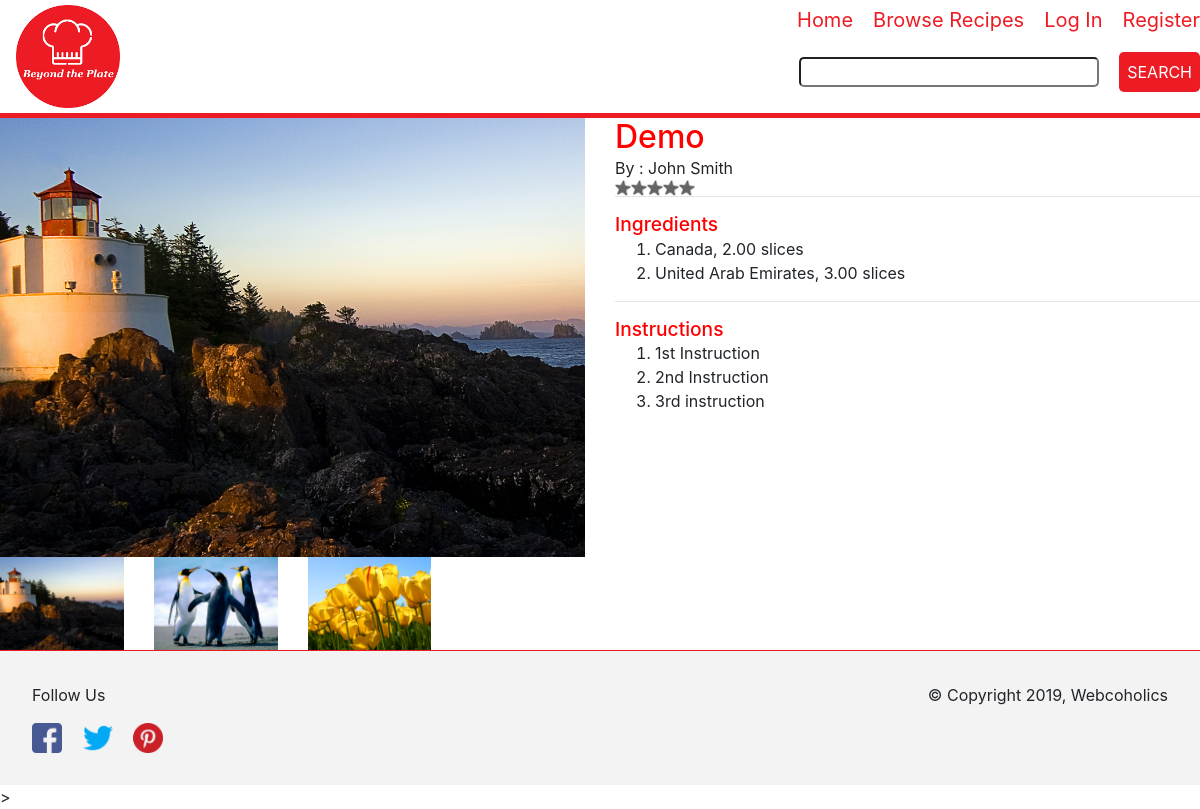
The page /recipedetails.php?id=1554742010 on the database its author committed.
### tables this page shows
CREATE TABLE `recipes` (
  `id` int(10) NOT NULL,
  `name` varchar(100) NOT NULL,
  `user_id` int(10) NOT NULL,
  `description` varchar(2000) NOT NULL,
  `category` int(2) NOT NULL,
  `is_deleted` int(1) NOT NULL DEFAULT '0',
  `created_date` int(10) NOT NULL,
  `modified_date` int(10) NOT NULL
);

CREATE TABLE `users` (
  `id` int(10) NOT NULL,
  `email` varchar(50) NOT NULL,
  `password` varchar(255) NOT NULL,
  `first_name` varchar(50) NOT NULL,
  `last_name` varchar(50) NOT NULL,
  `last_login` int(10) NOT NULL,
  `role` int(1) NOT NULL,
  `is_deleted` int(1) NOT NULL DEFAULT '0',
  `created_date` int(10) NOT NULL,
  `modified_date` int(10) NOT NULL
);

CREATE TABLE `ingredients` (
  `id` int(6) NOT NULL,
  `name` varchar(50) NOT NULL,
  `recipe_id` int(10) NOT NULL,
  `quantity` float(6,2) NOT NULL,
  `unit_id` int(2) NOT NULL,
  `is_deleted` int(1) NOT NULL DEFAULT '0',
  `created_date` int(10) NOT NULL,
  `modified_date` int(10) NOT NULL
);

CREATE TABLE `units` (
  `id` int(2) NOT NULL,
  `unit_name` varchar(50) NOT NULL,
  `is_deleted` int(1) NOT NULL DEFAULT '0',
  `created_date` int(10) NOT NULL,
  `modified_date` int(10) NOT NULL
);

CREATE TABLE `instructions` (
  `id` int(6) NOT NULL,
  `recipe_id` int(10) NOT NULL,
  `details` varchar(200) NOT NULL,
  `step` int(2) NOT NULL,
  `is_deleted` int(1) NOT NULL DEFAULT '0',
  `created_date` int(10) NOT NULL,
  `modified_date` int(10) NOT NULL
);

### lib/classes/Recipe.php (called while the page is built, shortened)
<?php
	class Recipe
	{
		public function getRecipe($id,$db)
		{
			$sql = "SELECT recipes.*,users.first_name AS 'authorfname',users.last_name AS 'authorlname'
			FROM recipes
			INNER JOIN users
			ON recipes.user_id=users.id  where recipes.is_deleted=0 and recipes.id=:id";
			$pdostm = $db->prepare($sql);
			$pdostm->bindParam(':id',$id);
			$pdostm->execute();
			$recipe=$pdostm->fetch(PDO::FETCH_OBJ);
			return $recipe;
		}
		public function getIngredients($id,$db)
		{
			$sql = "SELECT ingredients.*,units.unit_name AS unit
			FROM ingredients INNER JOIN units
			ON ingredients.unit_id = units.id
			WHERE ingredients.is_deleted=0 and recipe_id=:id";
			$pdostm = $db->prepare($sql);
			$pdostm->bindParam(':id',$id);
			$pdostm->execute();
			$ingredients=$pdostm->fetchAll(PDO::FETCH_OBJ);
			return $ingredients;
		}
		public function getInstructions($id,$db)
		{
			$sql = "SELECT *
			FROM instructions
			WHERE is_deleted=0 and recipe_id=:id
			ORDER BY step ASC";
			$pdostm = $db->prepare($sql);
			$pdostm->bindParam(':id',$id);
			$pdostm->execute();
			$instructions=$pdostm->fetchAll(PDO::FETCH_OBJ);
			return $instructions;
		}
	}
?>

### views/recipedetails.php (the view, shortened to what this page needs)
<?php
	require_once('lib/classes/Recipe.php');
	$db = Database::getDb();
  	$r=new Recipe();
  	$id = $_GET["id"];
	$recipe=$r->getRecipe($id,$db);
	$images=glob("recipeimages/$id*");
?>
<div class="page-wrapper">
	<div class="row">
		<div class='col-lg-6 col-md-6 col-sm-12 col-xs-12'>
			<div class='row'>
				<div class='col-lg-12 col-md-12 col-sm-12 col-xs-12'>
					<?php
						echo "<img src='$images[0]' id='primaryImage'/>";
					?>
				</div>
			</div>
			<div class='row'>
				<?php
					foreach($images as $image)
					{
						echo "<div class='col-lg-3 col-md-3 col-sm-6 col-xs-6'>
							<img src='$image'/ class='secondaryImage'>
						</div>";
					}
				?>
			</div>
		</div>
		<div class='col-lg-6 col-md-6 col-sm-12 col-xs-12'>
			<div class='recipeName'><span class='h2'><?php echo $recipe->name; ?></span></div>
			<div class='recipeDetails'>By : <?php echo $recipe->authorfname." ".$recipe->authorlname; ?>
				<div class='rating'>
					<?php
					$str="";
					for($i=1;$i<=5;$i++)
					{
						$str.="<div id='star$i' class='star' style=\"background-image:url('images/greystar.png');\" data-toggle='modal' data-target='#exampleModal$i' onMouseOver='render($i);'></div>
						<div class='modal fade' id='exampleModal$i' tabindex='-1' role='dialog' aria-labelledby='exampleModalLabel' aria-hidden='true'>
							<div class='modal-dialog' role='document'>
                        		<div class='modal-content'>
                        			<div class='modal-header'>
										<h3 class='modal-title' id='exampleModalLabel'>Rate $recipe->name</h3>
                                		<button type='button' class='close' data-dismiss='modal' aria-label='Close'>
                                    		<span aria-hidden='true'>&times;</span>
                                		</button>
                        			</div>
                        			<div class='modal-body'>";
										for($j=1;$j<=$i;$j++)
		                                {
		                                    $str.="<div id='star$i' class='star' style=\"background-image:url('images/greenstar.png');\"></div>";
		                               	}
		                                for($j=1;$j<=5-$i;$j++)
		                                {
		                                	$str.="<div id='star$i' class='star' style=\"background-image:url('images/greystar.png');\"></div>";
		                                }
										$str.="<br><br>
		                            	Tell us why do feel this way for <b></b>
		                            	<textarea id='comments$i' style='width:100%' rows='4'></textarea>
									</div>
                        			<div class='modal-footer'>
                                		<button type='button' class='btn btn-danger' data-dismiss='modal'>Close</button>
                                		<button type='button' class='btn btn-success' >Post Review</button>
                           	 		</div>
                        		</div>
                        	</div>
						</div>";
					}
					echo $str;
					?>
				</div>
			</div>
			<hr/>
			<div class='recipeIngredients'><span class='h3'>Ingredients</span><br>
				<?php
					$ingredientStr="<ol>";
					$ingredients = $r->getIngredients($id,$db);
					foreach ($ingredients as $ingredient) {
						$ingredientStr.="<li>$ingredient->name, $ingredient->quantity $ingredient->unit</li>";
					}
					$ingredientStr.="</ol>";
					echo $ingredientStr;
				?>
			</div>
			<hr/>
			<div class='recipeInstructions'><span class='h3'>Instructions</span><br/>
				<?php
					$instructionStr="<ol>";
					$instructions = $r->getInstructions($id,$db);
					foreach ($instructions as $instruction) {
						$instructionStr.="<li>$instruction->details</li>";
					}
					$instructionStr.="</ol>";
					echo $instructionStr;
				?>
			</div>
		</div>
	</div>
</div>

### css/cookbook.css (style rules this page uses)
html { box-sizing: border-box; font-size: 16px; font-family: 'Roboto', sans-serif; color: #ed1c24; }
*, *::before, *::after { box-sizing: inherit; }
body { margin: 0; box-sizing: border-box; }
img { width: 100%; height: auto; }
.page-wrapper { max-width: 1200px; margin: 0 auto; }
.h3 { color:red; font-size:1.2em; }
.h2 { color:red; font-size: 2em; }
.secondaryImage { cursor: pointer; }
.star { float:left; height:1rem; width:1rem; background-size:contain; }

### rows shown on the page
recipes: name "Demo", user.first_name "John", user.last_name "Smith"
ingredients: name "Canada", quantity "2.00", unit.unit_name "slices"
ingredients: name "United Arab Emirates", quantity "3.00", unit.unit_name "slices"
instructions: details "1st Instruction"
instructions: details "2nd Instruction"
instructions: details "3rd instruction"

### other values the page prints
$linkName "Home"
$linkName "Browse Recipes"
$linkName "Log In"
$linkName "Register"
